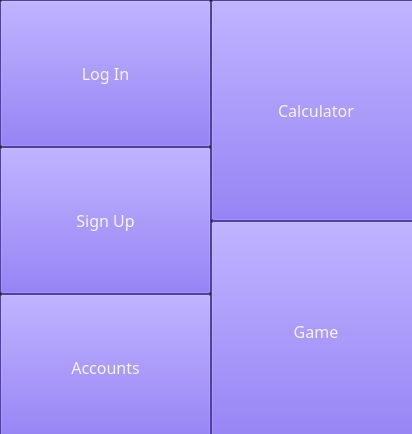
<?xml version="1.0" encoding="UTF-8"?>
<ui version="4.0">
 <class>MainWindow</class>
 <widget class="QMainWindow" name="MainWindow">
  <property name="enabled">
   <bool>true</bool>
  </property>
  <property name="geometry">
   <rect>
    <x>0</x>
    <y>0</y>
    <width>412</width>
    <height>434</height>
   </rect>
  </property>
  <property name="windowTitle">
   <string>Main Menu</string>
  </property>
  <property name="autoFillBackground">
   <bool>false</bool>
  </property>
  <property name="styleSheet">
   <string notr="true">background-color: #202020</string>
  </property>
  <widget class="QWidget" name="centralwidget">
   <property name="font">
    <font>
     <pointsize>8</pointsize>
    </font>
   </property>
   <widget class="QWidget" name="horizontalLayoutWidget">
    <property name="geometry">
     <rect>
      <x>0</x>
      <y>0</y>
      <width>421</width>
      <height>441</height>
     </rect>
    </property>
    <layout class="QHBoxLayout" name="horizontalLayout" stretch="0,0">
     <property name="spacing">
      <number>0</number>
     </property>
     <property name="sizeConstraint">
      <enum>QLayout::SetDefaultConstraint</enum>
     </property>
     <item>
      <layout class="QVBoxLayout" name="verticalLayout">
       <property name="spacing">
        <number>0</number>
       </property>
       <item>
        <widget class="QPushButton" name="btn_login">
         <property name="sizePolicy">
          <sizepolicy hsizetype="Minimum" vsizetype="Expanding">
           <horstretch>0</horstretch>
           <verstretch>0</verstretch>
          </sizepolicy>
         </property>
         <property name="font">
          <font>
           <family>Segoe UI Variable Text Semibold</family>
           <pointsize>12</pointsize>
          </font>
         </property>
         <property name="styleSheet">
          <string notr="true">color: whitesmoke; background-color: #7158e2</string>
         </property>
         <property name="text">
          <string>Log In</string>
         </property>
        </widget>
       </item>
       <item>
        <widget class="QPushButton" name="btn_signup">
         <property name="sizePolicy">
          <sizepolicy hsizetype="Preferred" vsizetype="Expanding">
           <horstretch>0</horstretch>
           <verstretch>0</verstretch>
          </sizepolicy>
         </property>
         <property name="font">
          <font>
           <family>Segoe UI Variable Text Semibold</family>
           <pointsize>12</pointsize>
          </font>
         </property>
         <property name="styleSheet">
          <string notr="true">color: whitesmoke; background-color: #7158e2</string>
         </property>
         <property name="text">
          <string>Sign Up</string>
         </property>
        </widget>
       </item>
       <item>
        <widget class="QPushButton" name="btn_accounts">
         <property name="sizePolicy">
          <sizepolicy hsizetype="Minimum" vsizetype="Expanding">
           <horstretch>0</horstretch>
           <verstretch>0</verstretch>
          </sizepolicy>
         </property>
         <property name="font">
          <font>
           <family>Segoe UI Variable Text Semibold</family>
           <pointsize>12</pointsize>
          </font>
         </property>
         <property name="styleSheet">
          <string notr="true">color: whitesmoke; background-color: #7158e2</string>
         </property>
         <property name="text">
          <string>Accounts</string>
         </property>
        </widget>
       </item>
      </layout>
     </item>
     <item>
      <layout class="QVBoxLayout" name="verticalLayout_2">
       <property name="spacing">
        <number>0</number>
       </property>
       <item>
        <widget class="QPushButton" name="btn_calculator">
         <property name="sizePolicy">
          <sizepolicy hsizetype="Minimum" vsizetype="Expanding">
           <horstretch>0</horstretch>
           <verstretch>0</verstretch>
          </sizepolicy>
         </property>
         <property name="font">
          <font>
           <family>Segoe UI Variable Text Semibold</family>
           <pointsize>12</pointsize>
          </font>
         </property>
         <property name="styleSheet">
          <string notr="true">color: whitesmoke; background-color: #7158e2</string>
         </property>
         <property name="text">
          <string>Calculator</string>
         </property>
        </widget>
       </item>
       <item>
        <widget class="QPushButton" name="btn_game">
         <property name="sizePolicy">
          <sizepolicy hsizetype="Minimum" vsizetype="Expanding">
           <horstretch>0</horstretch>
           <verstretch>0</verstretch>
          </sizepolicy>
         </property>
         <property name="font">
          <font>
           <family>Segoe UI Variable Text Semibold</family>
           <pointsize>12</pointsize>
          </font>
         </property>
         <property name="styleSheet">
          <string notr="true">color: whitesmoke; background-color: #7158e2</string>
         </property>
         <property name="text">
          <string>Game</string>
         </property>
        </widget>
       </item>
      </layout>
     </item>
    </layout>
   </widget>
  </widget>
 </widget>
 <resources/>
 <connections/>
</ui>
